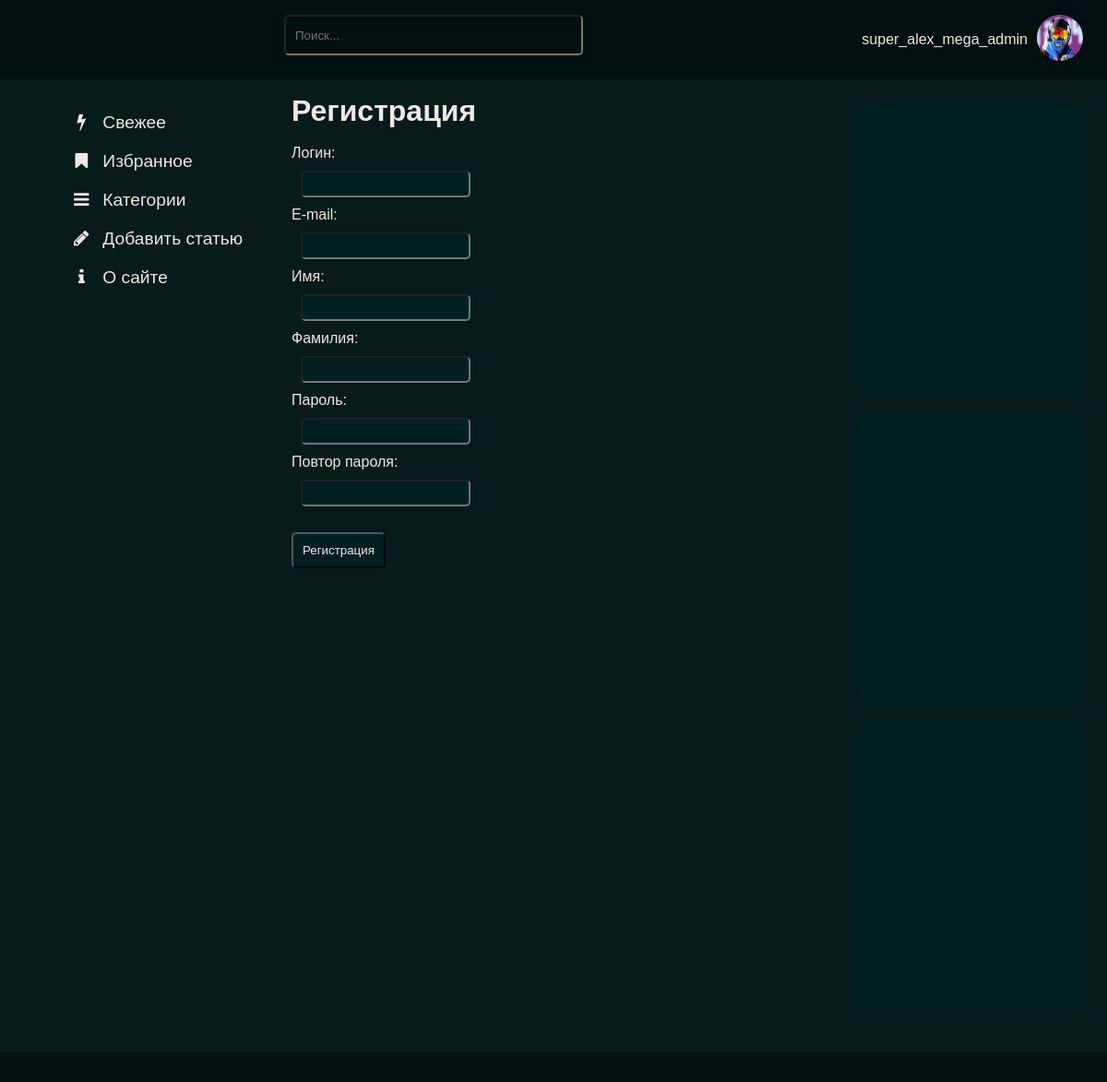
The page /users/register/ (signed in) on the database its author committed.
### users/models.py (models this page shows)
class User(AbstractUser):
    photo = models.ImageField(upload_to="users/%Y/%m/%d/", blank=True, null=True, verbose_name="Фотография")
    date_birth = models.DateTimeField(blank=True, null=True, verbose_name="Дата рождения")
    specialization = models.CharField(max_length=255, verbose_name="Технологическая специализация")
    country_of_residence = models.CharField(max_length=255, verbose_name="Страна проживания")
    city_of_residence = models.CharField(max_length=255, verbose_name="Город проживания")
    website = models.CharField(max_length=255, verbose_name="Ссылка на сайт")
    github = models.CharField(max_length=255, verbose_name="Ссылка на профиль GitHub")
    education = models.CharField(max_length=255, verbose_name="Образование")
    employment_status = models.CharField(max_length=255,choices=EMPLOYMENTSTATUS, verbose_name="Трудовой статус")
    place_of_work = models.CharField(max_length=255, verbose_name="Место работы")
    work_experience = models.TextField(blank=True, verbose_name="Опишите опыт работы: где, сколько и кем работали")
    courses = models.TextField(blank=True, verbose_name="Перечислите курсы, которые проходили")
    skills = models.CharField(max_length=255, verbose_name="Перечислите через запятую hard и soft skills, которыми владете")
    about_me = models.TextField(blank=True, verbose_name="Расскажите о себе")
    hobby = models.CharField(max_length=255, verbose_name="Перечислите через запятую хобби, которыми увлекаетесь")
    publications = models.TextField(blank=True, verbose_name="Публикации")
    foreign_languages = models.ManyToManyField('ForeignLanguagesList', blank=True, related_name='foreign_languages', verbose_name="Перечислите через запятую языки, которыми владеете")

### users/views.py (the view)
# urls.py: path('register/', views.RegisterUser.as_view(), name='register'),
class RegisterUser(CreateView):
    form_class = RegisterUserForm
    template_name = 'users/register.html'
    extra_context = {'title': "Регистрация",
                     'default_image': settings.DEFAULT_USER_IMAGE,}
    success_url = reverse_lazy('users:login')

### users/forms.py (shortened to what this page needs)
class RegisterUserForm(UserCreationForm):
    username = forms.CharField(label='Логин', widget=forms.TextInput(attrs={'class': 'form-input'}))
    password1 = forms.CharField(label='Пароль', widget=forms.PasswordInput(attrs={'class': 'form-input'}))
    password2 = forms.CharField(label='Повтор пароля', widget=forms.PasswordInput(attrs={'class': 'form-input'}))
    class Meta:
        model = get_user_model()
        fields = ['username', 'email', 'first_name', 'last_name', 'password1', 'password2']
        labels = {
            'email': 'E-mail',
            'first_name': 'Имя',
            'last_name': 'Фамилия',
        }
        widgets = {
            'email': forms.TextInput(attrs={'class': 'form-input'}),
            'first_name': forms.TextInput(attrs={'class': 'form-input'}),
            'last_name': forms.TextInput(attrs={'class': 'form-input'}),
        }

### users/context_processors.py (called while the page is built)
def get_articles_context(request):
    return {'main_menu': menu,}

### users/templates/users/register.html (shortened to what this page needs)
{% extends 'base.html' %}
{% block content %}
<h1>Регистрация</h1><br>
<form method="post">
    {% for f in form %}
    <p ><label class="form-label" for="{{ f.id_for_label }}">{{f.label}}:<br> </label>{{ f }}</p>
    {% endfor %}<br>
    <p ><button type="submit" class="submit_button">Регистрация</button></p>
</form>
{% endblock %}

### templates/base.html (shortened to what this page needs)
{% load static %}
<!DOCTYPE html>
<html lang="ru">
<head>
<link rel="stylesheet" href="{% static 'articles/css/font-awesome-4.7.0/css/font-awesome.min.css' %}">
<link type="text/css" href="{% static 'articles/css/style.css' %}" rel="stylesheet" />
<link type="text/css" href="{% static 'articles/css/prism.css' %}" rel="stylesheet" />
</head>
<body id="data">
<div class="holy-grail-grid">
<header class="header">
  <div class="user_block">
    <div class="user_name">
    {% if user.is_authenticated %}
      {{user.username}}
    {% else %}
      <a href="{% url 'users:login' %}">Войти</a><br>
      <a href="{% url 'users:register' %}">Регистрация</a>
    {% endif %}
    </div>
    <div class="user_photo">
        <div class="dropdown">
            <button class="dropbtn">
                {% if user.photo %}
                <p><img src="{{ user.photo.url }}">
                {% else %}
                <p><img src="{{ default_image }}">
              {% endif %}
            </button>
        </div>
    </div>
    </div>
    <form action="{% url 'search_results' %}" method="get">
        <input class="search_input" name="q" type="text" placeholder="Поиск...">
    </form>
</header>
<main class="main-content">
  {% block content %} {% endblock %}<br>
</main>
<section class="left-sidebar">
  <div class="menu">
  {% for m in main_menu %}
  {% url m.url_name as urlname %}
  {% if urlname == request.path %}
  <p><a href="{% url m.url_name %}"><i class="{{ m.class }}" aria-hidden="true"></i>&nbsp; {{m.title}}</a></p>
  {% else %}
  <p><a href="{% url m.url_name %}"><i class="{{ m.class }}" aria-hidden="true"></i>&nbsp; {{m.title}}</a></p>
  {% endif %}
  {% endfor %}
  </div>
</section>
<aside class="right-sidebar">
  <div class="last_comments" style="background-color: #002020; height: 300px; border-radius: 15px; padding: 10px; margin-bottom: 15px;"></div>
  <div class="last_comments" style="background-color: #002020; height: 300px; border-radius: 15px; padding: 10px; margin-bottom: 15px"></div>
  <div class="last_comments" style="background-color: #002020; height: 300px; border-radius: 15px; padding: 10px; margin-bottom: 15px"></div>
</aside>
<footer class="footer">
</footer>
</div>
</body>
</html>

### articles/static/articles/css/style.css (style rules this page uses)
* { margin: 0; padding: 0; color: rgb(238, 231, 231); font-family:sans-serif; font-style: normal; font-weight: normal; }
h1 { font-weight:900; }
a { outline: none; text-decoration: none; }
.holy-grail-grid { display: grid; grid-template-areas: 'header' 'main-content' 'left-sidebar' 'right-sidebar' 'footer'; }
.holy-grail-grid>* { padding: 1rem; }
.holy-grail-grid>.header { left: 0; right: 0; top: 0; min-height: 50px; position: sticky; grid-area: header; background: #000f0f; z-index: 1000; }
.user_block { float: right; text-align: right; display: flex; align-items: center; margin-right: 10px; }
.user_name { float: left; margin-right: 10px; }
.user_photo { float: right; }
.user_photo img { width: 50px; height: 50px; border-radius: 25px; }
.dropbtn { background-color: #000f0f; border: none; }
.dropdown { position: relative; display: inline-block; }
.holy-grail-grid>.main-content { grid-area: main-content; background-color: #071B1B; }
.holy-grail-grid>.left-sidebar { background-color: #071B1B; grid-area: left-sidebar; }
.left-sidebar p { margin: 20px; }
.holy-grail-grid>.right-sidebar { background-color: #071B1B; grid-area: right-sidebar; padding: 25px; }
.holy-grail-grid>.footer { grid-area: footer; background: #000f0f; }
.form-input { background-color: #002020; border-radius: 5px; margin: 10px; padding: 5px; width:30%; }
.search_input { background-color: #000f0f; border-radius: 5px; float: left; width: 300px; height: 20px; margin-left: 25%; padding: 10px; display: block; }
.submit_button { padding: 10px; background-color: #002020; border-radius: 5px; }
@media (min-width:320px) { .holy-grail-grid { grid-template-columns: 1fr 1fr; grid-template-areas: 'header header' 'left-sidebar left-sidebar' 'main-content main-content' 'right-sidebar right-sidebar' 'footer footer'; } }
@media (min-width:768px) { .holy-grail-grid { grid-template-columns: 1fr 1fr; grid-template-areas: 'header header' 'left-sidebar left-sidebar' 'main-content main-content' 'right-sidebar right-sidebar' 'footer footer'; } }
@media (min-width:1024px) { .holy-grail-grid { grid-template-columns: repeat(4, 1fr); grid-template-areas: 'header header header header' 'left-sidebar main-content main-content right-sidebar' 'footer footer footer footer'; } }
@media (min-width:1024px) { .menu { position: fixed; margin-left: 40px; } }
@media (min-width:1024px) { .menu a { font-size: larger; } }

### rows shown on the page
User: username "super_alex_mega_admin", photo (picture)

### other values the page prints
{{ f.label }} "Логин" "E-mail" "Имя" "Фамилия" "Пароль" "Повтор пароля"
{{ m.title }} "Свежее" "Избранное" "Категории" "Добавить статью" "О сайте"
